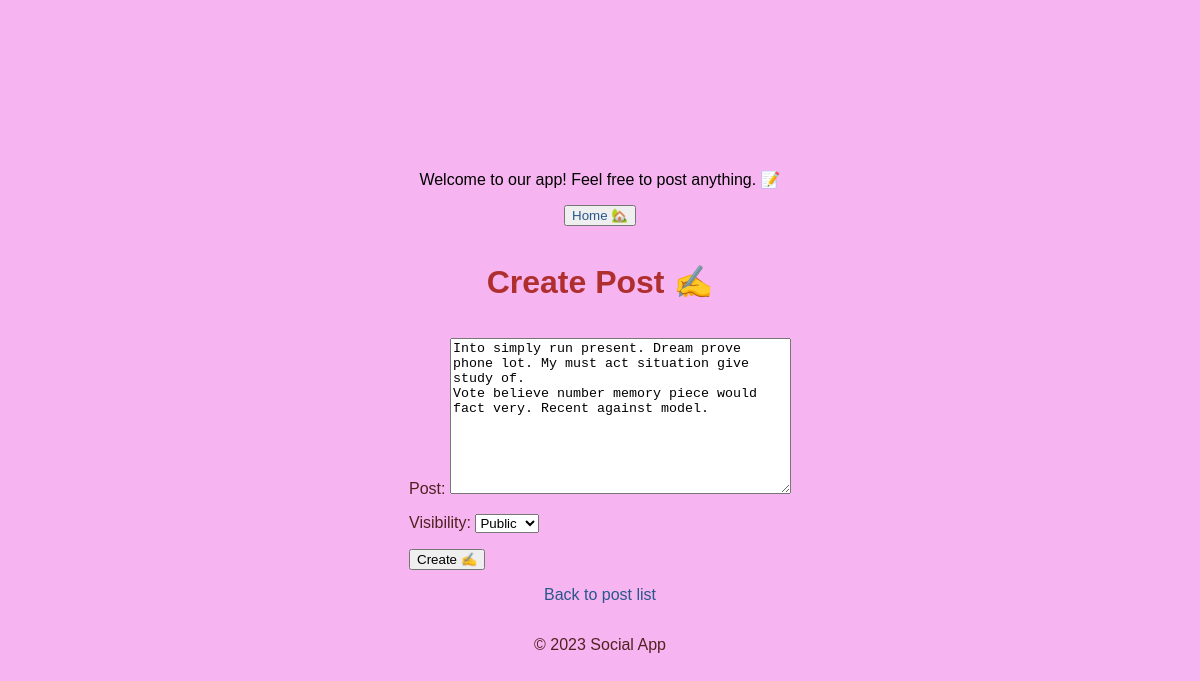
The app's page /app/posts/admin/1/update/ with its own data.
### social_app/models.py (models this page shows, shortened)
class Post(models.Model):
    user = models.ForeignKey(User,on_delete=models.CASCADE)
    post = models.TextField()
    created_at = models.DateTimeField(default=timezone.now)
    PUBLIC = 'public'
    PRIVATE = 'private'
    VISIBILITY_CHOICES = [
        (PUBLIC, 'Public'),
        (PRIVATE, 'Private'),
    ]
    visibility = models.CharField(max_length=10, choices=VISIBILITY_CHOICES, default=PUBLIC)
    class Meta :
        ordering =['created_at']
        verbose_name = 'user post'

### social_app/views_1.py (the view, shortened to what this page needs)
class UpdatePostView(UpdateView):
    model = Post
    template_name = 'social_app/post_form.html'
    form_class = PostForm
    pk_url_kwarg ='post_id'
    slug_url_kwarg = 'username'
    slug_field ='username'
    def get_object(self, queryset=None):
        return get_object_or_404(Post,id = self.kwargs['post_id'])

### social_app/form_1.py
class PostForm(forms.ModelForm):
    class Meta:
        model = Post
        fields = ['post', 'visibility']

### social_app/templates/social_app/post_form.html (shortened to what this page needs)
{% extends 'social_app/base.html' %}
{% block content %}
<h1>Create Post ✍️</h1>
<form method = 'post'>
    {{ form.as_p }}
    <button type="submit">Create ✍️</button>
</form>
<p><a href="{% url 'post_list' %}">Back to post list</a></p>
{% endblock %}

### social_app/static/social_app/styles.css (style rules this page uses)
body { font-family: 'Arial', sans-serif; margin: 20px; padding: 0; background-color: rgb(246, 180, 241); display: flex; flex-direction: column; align-items: center; justify-content: center; height: 100vh; }
h1 { color: #af2f2f; }
p { color: #522121; }
a { color: #28578a; text-decoration: none; }

### records on screen
Post: post "Into simply run present. Dream prove phone lot. My must act situation give study of. Vote believe number memory piece would fact very. Recent against model.", visibility "Public"
